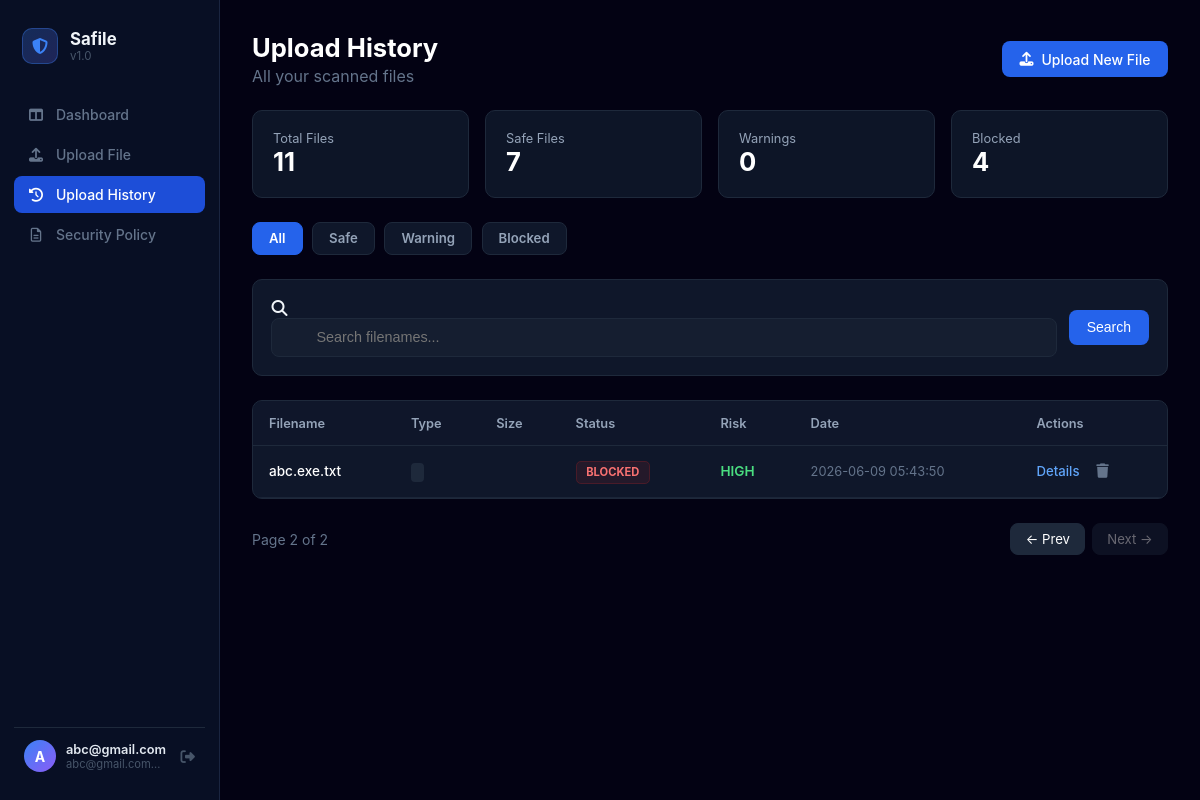
/history?status=ALL&search=&page=2 (signed in), run on the app's committed database.
### tables this page shows
CREATE TABLE history (
            id INTEGER PRIMARY KEY AUTOINCREMENT,
            user_id INTEGER NOT NULL,
            filename TEXT NOT NULL,
            status TEXT NOT NULL,
            risk TEXT NOT NULL,
            reason TEXT NOT NULL,
            timestamp DATETIME DEFAULT CURRENT_TIMESTAMP,
            FOREIGN KEY(user_id) REFERENCES users(id)
        );

### app.py (the view)
@app.route('/history')
def history():
    if 'username' not in session:
        return redirect(url_for('login'))
    user_id = session.get('user_id')
    status_filter = request.args.get('status', 'ALL')
    search = request.args.get('search', '')
    page = int(request.args.get('page', 1))
    per_page = 10 # 페이지당 보여줄 개수
    conn = sqlite3.connect('safile.db')
    cursor = conn.cursor()
    base_query = "SELECT * FROM history WHERE user_id = ?"
    params = [user_id]
    if status_filter != 'ALL':
        base_query += " AND status = ?"
        params.append(status_filter)
    if search:
        base_query += " AND filename LIKE ?"
        params.append(f"%{search}%")
    cursor.execute(base_query.replace("*", "COUNT(*)"), params)
    total_count = cursor.fetchone()[0]
    total_pages = (total_count + per_page - 1) // per_page
    cursor.execute("SELECT status, COUNT(*) FROM history WHERE user_id = ? GROUP BY status", (user_id,))
    stats_data = dict(cursor.fetchall())
    stats = {
        'total': total_count,
        'safe': stats_data.get('SAFE', 0),
        'warning': stats_data.get('WARNING', 0),
        'blocked': stats_data.get('BLOCKED', 0)
    }
    offset = (page - 1) * per_page
    query = base_query + " ORDER BY timestamp DESC LIMIT ? OFFSET ?"
    cursor.execute(query, params + [per_page, offset])
    uploads = cursor.fetchall()
    conn.close()
    upload_list = [{"id": u[0], "filename": u[2], "result": u[3], "risk": u[4], "created_at": u[6]} for u in uploads]
    return render_template('history.html',
                           uploads=upload_list,
                           stats=stats,
                           status_filter=status_filter,
                           search=search,
                           page=page,
                           total_pages=total_pages)

### app.py (called while the page is built)
@app.context_processor
def inject_user_stats():
    if 'user_id' in session:
        user_id = session.get('user_id')
        conn = sqlite3.connect('safile.db')
        cursor = conn.cursor()
        cursor.execute("SELECT COUNT(*) FROM history WHERE status = 'BLOCKED' AND user_id = ?", (user_id,))
        count = cursor.fetchone()[0]
        conn.close()
        return dict(blocked_count=count)
    return dict(blocked_count=0)

@app.context_processor
def inject_all_stats():
    if 'user_id' in session:
        user_id = session.get('user_id')
        conn = sqlite3.connect('safile.db')
        cursor = conn.cursor()
        cursor.execute("SELECT status, COUNT(*) FROM history WHERE user_id = ? GROUP BY status", (user_id,))
        rows = cursor.fetchall()
        stats = {status: count for status, count in rows}
        conn.close()
        return dict(
            blocked_count=stats.get('BLOCKED', 0),
            warning_count=stats.get('WARNING', 0),
            safe_count=stats.get('SAFE', 0)
        )
    return dict(blocked_count=0, warning_count=0, safe_count=0)

@app.before_request
def load_logged_in_user():
    user_id = session.get('user_id')
    if user_id:
        class CurrentUser:
            def __init__(self, id, username):
                self.id = id
                self.username = username
                self.is_authenticated = True
        g.current_user = CurrentUser(user_id, session.get('username'))
    else:
        g.current_user = None

### templates/history.html (shortened to what this page needs)
{% extends 'base.html' %}
{% block content %}
<div class="history-top-flex">
    <div>
        <h1>Upload History</h1>
        <p style="color:#64748b;margin:0;">All your scanned files</p>
    </div>
    <a href="{{ url_for('upload') }}" class="btn-primary-flex">
        <i class="fa-solid fa-upload"></i> Upload New File
    </a>
</div>
<div class="policy-stats-grid">
    <div class="stat-card">
        <div class="stat-label">Total Files</div>
        <div class="stat-value text-blue">{{ stats.total }}</div>
    </div>
    <div class="stat-card">
        <div class="stat-label">Safe Files</div>
        <div class="stat-value text-green">{{ stats.safe }}</div>
    </div>
    <div class="stat-card">
        <div class="stat-label">Warnings</div>
        <div class="stat-value text-yellow">{{ stats.warning }}</div>
    </div>
    <div class="stat-card">
        <div class="stat-label">Blocked</div>
        <div class="stat-value text-red">{{ stats.blocked }}</div>
    </div>
</div>
<div class="quick-filter-tabs">
    <a href="?status=ALL" class="tab-btn {% if status_filter == 'ALL' %}active{% endif %}">All</a>
    <a href="?status=SAFE" class="tab-btn {% if status_filter == 'SAFE' %}active{% endif %}" data-status="SAFE">Safe</a>
    <a href="?status=WARNING" class="tab-btn {% if status_filter == 'WARNING' %}active{% endif %}" data-status="WARNING">Warning</a>
    <a href="?status=BLOCKED" class="tab-btn {% if status_filter == 'BLOCKED' %}active{% endif %}" data-status="BLOCKED">Blocked</a>
</div>
<div class="search-filter-bg-box">
    <form method="GET" class="search-flex-row">
        <div class="search-input-wrapper">
            <i class="fa-solid fa-magnifying-glass search-inner-icon"></i>
            <input type="text" name="search" value="{{ search }}" placeholder="Search filenames..." style="width:100%;box-sizing:border-box;background:rgba(30,41,59,.4);border:1px solid #1e293b;border-radius:.5rem;padding:.65rem 1rem .65rem 2.75rem;color:#fff;outline:none;font-size:.9rem;">
        </div>
        <button type="submit" class="btn-primary-flex">Search</button>
    </form>
</div>
<div class="history-table-container">
    <table class="history-main-table">
        <thead>
            <tr>
                <th>Filename</th>
                <th>Type</th>
                <th>Size</th>
                <th>Status</th>
                <th>Risk</th>
                <th>Date</th>
                <th>Actions</th>
            </tr>
        </thead>
        <tbody>
            {% for u in uploads %}
            <tr>
                <td><div class="table-filename-text">{{ u.filename }}</div></td>
                <td><span class="table-type-badge">{{ u.file_type }}</span></td>
                <td style="color:#94a3b8;">{{ u.filesize }}</td>
                <td>
                    {% if u.result == 'SAFE' %}
                        <span class="status-badge-base status-badge-safe">SAFE</span>
                    {% elif u.result == 'WARNING' %}
                        <span class="status-badge-base status-badge-warning">WARNING</span>
                    {% else %}
                        <span class="status-badge-base status-badge-blocked">BLOCKED</span>
                    {% endif %}
                </td>
                <td>
                    {% if u.risk == 'CRITICAL' %}<span class="text-red status-bold">{{ u.risk }}</span>
                    {% elif u.risk == 'MEDIUM' %}<span class="text-yellow status-bold">{{ u.risk }}</span>
                    {% else %}<span class="text-green status-bold">{{ u.risk }}</span>{% endif %}
                </td>
                <td style="color:#64748b;font-size:0.8rem;">{{ u.created_at }}</td>
                <td>
                    <div class="table-action-flex">
                        <a href="{{ url_for('result', upload_id=u.id) }}" class="view-details-link">Details</a>
                        <form method="POST" action="{{ url_for('delete_upload', upload_id=u.id) }}" style="display:inline;" onsubmit="return confirm('Delete this record?')">
                            <button type="submit" class="table-delete-trash-btn"><i class="fa-solid fa-trash"></i></button>
                        </form>
                    </div>
                </td>
            </tr>
            {% else %}
            <tr><td colspan="7" class="table-empty-row">
                <i class="fa-solid fa-inbox" style="font-size:2rem;color:#334155;display:block;margin-bottom:.5rem;"></i>
                No records found
            </td></tr>
            {% endfor %}
        </tbody>
    </table>
</div>
{% if total_pages > 1 %}
<div class="pagination-footer-flex">
    <span style="color:#64748b;font-size:.875rem;">Page {{ page }} of {{ total_pages }}</span>
    <div class="pagination-buttons">
        <a href="?status={{ status_filter }}&search={{ search }}&page={{ page - 1 }}"
           class="btn-dark-nav {% if page <= 1 %}disabled{% endif %}"
           {% if page <= 1 %}onclick="return false"{% endif %}>← Prev</a>
        <a href="?status={{ status_filter }}&search={{ search }}&page={{ page + 1 }}"
           class="btn-dark-nav {% if page >= total_pages %}disabled{% endif %}"
           {% if page >= total_pages %}onclick="return false"{% endif %}>Next →</a>
    </div>
</div>
{% endif %}
{% endblock %}

### static/style.css (style rules this page uses)
* { margin: 0; padding: 0; box-sizing: border-box; }
:root { --primary: #2563eb; --border: #1e293b; --text-muted: #94a3b8; }
body.dashboard-body { background-color: #030213; font-family: -apple-system, BlinkMacSystemFont, 'Segoe UI', sans-serif; min-height: 100vh; color: #f1f5f9; }
.stat-card { background-color: #0d1527; border: 1px solid #1e293b; border-radius: 10px; padding: 1.25rem; transition: border-color 0.2s; }
.text-blue { color: #3b82f6; }
.text-green { color: #4ade80; }
.text-red { color: #f87171; }
.text-yellow { color: #facc15; }
.stat-value { color: #ffffff; font-size: 1.6rem; font-weight: 700; }
.stat-label { color: #94a3b8; font-size: 0.8rem; }
.status-bold { font-weight: 600; }
.history-top-flex { display: flex; justify-content: space-between; align-items: center; }
.history-top-flex h1 { color: #fff; font-size: 1.6rem; font-weight: 700; margin: 0 0 .2rem; }
.btn-primary-flex { background: var(--primary); color: #fff; border: none; padding: .6rem 1.1rem; border-radius: .5rem; display: flex; align-items: center; gap: .5rem; cursor: pointer; font-size: .875rem; transition: background .2s; text-decoration: none; font-weight: 500; }
.policy-stats-grid { display: grid; grid-template-columns: repeat(auto-fit, minmax(180px, 1fr)); gap: 1rem; }
.quick-filter-tabs { display: flex; gap: .6rem; flex-wrap: wrap; }
.tab-btn { background: #0f172a; border: 1px solid var(--border); color: var(--text-muted); padding: .45rem 1rem; border-radius: .5rem; cursor: pointer; font-size: .825rem; font-weight: 600; transition: all .2s; text-decoration: none; }
.tab-btn.active { background: var(--primary) !important; color: #fff !important; border-color: var(--primary) !important; }
.search-filter-bg-box { background: #0f172a; border: 1px solid var(--border); border-radius: 10px; padding: 1.15rem; }
.search-flex-row { display: flex; flex-wrap: wrap; gap: .75rem; align-items: center; }
.search-input-wrapper { flex: 1; min-width: 220px; }
.history-table-container { background: #0f172a; border: 1px solid var(--border); border-radius: 10px; overflow-x: auto; }
.history-main-table { width: 100%; border-collapse: collapse; text-align: left; min-width: 700px; }
.history-main-table th { background: rgba(15,23,42,.6); padding: .9rem 1rem; color: #94a3b8; font-size: .8rem; font-weight: 600; border-bottom: 1px solid var(--border); white-space: nowrap; }
.history-main-table td { padding: .9rem 1rem; border-bottom: 1px solid rgba(51,65,85,.35); font-size: .85rem; vertical-align: middle; }
.table-filename-text { color: #fff; font-weight: 500; max-width: 220px; overflow: hidden; text-overflow: ellipsis; white-space: nowrap; }
.table-type-badge { background: #1e293b; color: #cbd5e1; padding: .15rem .4rem; border-radius: 4px; font-size: .72rem; font-weight: 700; }
.status-badge-base { font-size: .7rem; padding: .2rem .6rem; border-radius: 5px; border: 1px solid transparent; font-weight: 700; }
.status-badge-blocked { color: #f87171; background: rgba(220,38,38,.1); border-color: rgba(220,38,38,.2); }
.table-action-flex { display: flex; align-items: center; gap: .85rem; }
.view-details-link { color: #60a5fa; text-decoration: none; font-size: .825rem; font-weight: 500; }
.table-delete-trash-btn { background: none; border: none; color: #64748b; cursor: pointer; font-size: .9rem; padding: .2rem; transition: color .2s; }
.pagination-footer-flex { display: flex; justify-content: space-between; align-items: center; }
.pagination-buttons { display: flex; gap: .4rem; }
.btn-dark-nav { background: #1e293b; border: 1px solid var(--border); color: #fff; padding: .45rem .9rem; border-radius: .5rem; cursor: pointer; font-size: .825rem; transition: background .2s; text-decoration: none; }
.btn-dark-nav.disabled { opacity: .4; pointer-events: none; }
body { -webkit-font-smoothing: antialiased; -moz-osx-font-smoothing: grayscale; }

### data on the page
history: filename "abc.exe.txt", status "BLOCKED", risk "HIGH", created_at "2026-06-09 05:43:50"

### other printed values
{{ (g.current_user.username or 'D')[0].upper() if g.current_user else 'D' }} "A"
{{ g.current_user.username or 'Demo User' }} "abc@gmail.com"
{{ stats.total }} "11"
{{ stats.safe }} "7"
{{ stats.warning }} "0"
{{ stats.blocked }} "4"
{{ page }} "2"
{{ total_pages }} "2"
